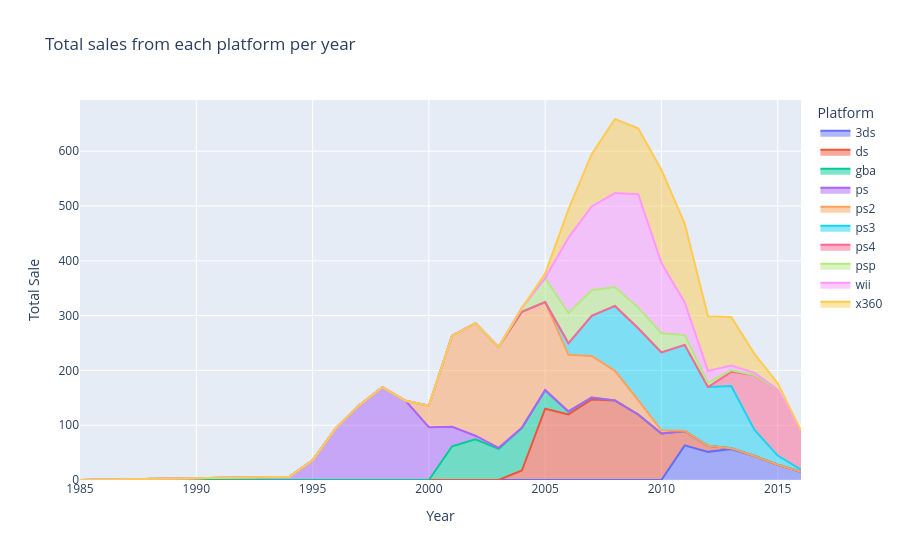

The notebook cell saved with this chart:
### Code cell
fig = px.area(platform, x="year_of_release", y="total_sales", color="platform",
               title='Total sales from each platform per year',
               labels=dict(year_of_release='Year', platform="Platform",total_sales="Total Sale" ),
               line_group="platform",
               height=500)
fig.show()

### Figure 1 — Plotly figure (JSON) as saved in the notebook; plotly's stock layout.template omitted (floating-point values rounded to 4 significant figures)
{"data": [{"fillpattern": {"shape": ""}, "hovertemplate": "Platform=3ds<br>Year=%{x}<br>Total Sale=%{y}<extra></extra>", "legendgroup": "3ds", "line": {"color": "#636efa"}, "marker": {"symbol": "circle"}, "mode": "lines", "name": "3ds", "orientation": "v", "showlegend": true, "stackgroup": "1", "type": "scatter", "x": [2011, 2012, 2013, 2014, 2015, 2016], "xaxis": "x", "y": [63.2, 51.36, 56.57, 43.76, 27.78, 15.14], "yaxis": "y"}, {"fillpattern": {"shape": ""}, "hovertemplate": "Platform=ds<br>Year=%{x}<br>Total Sale=%{y}<extra></extra>", "legendgroup": "ds", "line": {"color": "#EF553B"}, "marker": {"symbol": "circle"}, "mode": "lines", "name": "ds", "orientation": "v", "showlegend": true, "stackgroup": "1", "type": "scatter", "x": [1985, 2004, 2005, 2006, 2007, 2008, 2009, 2010, 2011, 2012, 2013], "xaxis": "x", "y": [0.02, 17.27, 130.1, 119.8, 146.9, 145.3, 119.5, 85.02, 26.18, 11.01, 1.54], "yaxis": "y"}, {"fillpattern": {"shape": ""}, "hovertemplate": "Platform=gba<br>Year=%{x}<br>Total Sale=%{y}<extra></extra>", "legendgroup": "gba", "line": {"color": "#00cc96"}, "marker": {"symbol": "circle"}, "mode": "lines", "name": "gba", "orientation": "v", "showlegend": true, "stackgroup": "1", "type": "scatter", "x": [2000, 2001, 2002, 2003, 2004, 2005, 2006, 2007], "xaxis": "x", "y": [0.07, 61.53, 74.16, 56.67, 77.91, 33.86, 5.28, 3.4], "yaxis": "y"}, {"fillpattern": {"shape": ""}, "hovertemplate": "Platform=ps<br>Year=%{x}<br>Total Sale=%{y}<extra></extra>", "legendgroup": "ps", "line": {"color": "#ab63fa"}, "marker": {"symbol": "circle"}, "mode": "lines", "name": "ps", "orientation": "v", "showlegend": true, "stackgroup": "1", "type": "scatter", "x": [1994, 1995, 1996, 1997, 1998, 1999, 2000, 2001, 2002, 2003], "xaxis": "x", "y": [6.03, 35.96, 94.7, 136.2, 169.5, 144.5, 96.37, 35.59, 6.67, 2.07], "yaxis": "y"}, {"fillpattern": {"shape": ""}, "hovertemplate": "Platform=ps2<br>Year=%{x}<br>Total Sale=%{y}<extra></extra>", "legendgroup": "ps2", "line": {"color": "#FFA15A"}, "marker": {"symbol": "circle"}, "mode": "lines", "name": "ps2", "orientation": "v", "showlegend": true, "stackgroup": "1", "type": "scatter", "x": [2000, 2001, 2002, 2003, 2004, 2005, 2006, 2007, 2008, 2009, 2010, 2011], "xaxis": "x", "y": [39.17, 166.4, 205.4, 184.3, 211.8, 160.7, 103.4, 75.99, 53.9, 26.4, 5.64, 0.45], "yaxis": "y"}, {"fillpattern": {"shape": ""}, "hovertemplate": "Platform=ps3<br>Year=%{x}<br>Total Sale=%{y}<extra></extra>", "legendgroup": "ps3", "line": {"color": "#19d3f3"}, "marker": {"symbol": "circle"}, "mode": "lines", "name": "ps3", "orientation": "v", "showlegend": true, "stackgroup": "1", "type": "scatter", "x": [2006, 2007, 2008, 2009, 2010, 2011, 2012, 2013, 2014, 2015, 2016], "xaxis": "x", "y": [20.96, 73.19, 118.5, 130.9, 142.2, 156.8, 107.4, 113.2, 47.76, 16.82, 3.6], "yaxis": "y"}, {"fillpattern": {"shape": ""}, "hovertemplate": "Platform=ps4<br>Year=%{x}<br>Total Sale=%{y}<extra></extra>", "legendgroup": "ps4", "line": {"color": "#FF6692"}, "marker": {"symbol": "circle"}, "mode": "lines", "name": "ps4", "orientation": "v", "showlegend": true, "stackgroup": "1", "type": "scatter", "x": [2013, 2014, 2015, 2016], "xaxis": "x", "y": [25.99, 100, 118.9, 69.25], "yaxis": "y"}, {"fillpattern": {"shape": ""}, "hovertemplate": "Platform=psp<br>Year=%{x}<br>Total Sale=%{y}<extra></extra>", "legendgroup": "psp", "line": {"color": "#B6E880"}, "marker": {"symbol": "circle"}, "mode": "lines", "name": "psp", "orientation": "v", "showlegend": true, "stackgroup": "1", "type": "scatter", "x": [2004, 2005, 2006, 2007, 2008, 2009, 2010, 2011, 2012, 2013, 2014, 2015], "xaxis": "x", "y": [7.06, 43.84, 55.32, 46.93, 34.55, 37.78, 35.04, 17.82, 7.69, 3.14, 0.24, 0.12], "yaxis": "y"}, {"fillpattern": {"shape": ""}, "hovertemplate": "Platform=wii<br>Year=%{x}<br>Total Sale=%{y}<extra></extra>", "legendgroup": "wii", "line": {"color": "#FF97FF"}, "marker": {"symbol": "circle"}, "mode": "lines", "name": "wii", "orientation": "v", "showlegend": true, "stackgroup": "1", "type": "scatter", "x": [2006, 2007, 2008, 2009, 2010, 2011, 2012, 2013, 2014, 2015, 2016], "xaxis": "x", "y": [137.2, 152.8, 171.3, 207.0, 128.0, 59.65, 21.71, 8.59, 3.75, 1.14, 0.18], "yaxis": "y"}, {"fillpattern": {"shape": ""}, "hovertemplate": "Platform=x360<br>Year=%{x}<br>Total Sale=%{y}<extra></extra>", "legendgroup": "x360", "line": {"color": "#FECB52"}, "marker": {"symbol": "circle"}, "mode": "lines", "name": "x360", "orientation": "v", "showlegend": true, "stackgroup": "1", "type": "scatter", "x": [2005, 2006, 2007, 2008, 2009, 2010, 2011, 2012, 2013, 2014, 2015, 2016], "xaxis": "x", "y": [8.25, 51.62, 95.41, 135.3, 120.3, 170.0, 143.8, 99.74, 88.58, 34.74, 11.96, 1.52], "yaxis": "y"}], "layout": {"autosize": true, "legend": {"title": {"text": "Platform"}, "tracegroupgap": 0}, "title": {"text": "Total sales from each platform per year"}, "xaxis": {"anchor": "y", "autorange": true, "domain": [0, 1], "range": [1985, 2016], "title": {"text": "Year"}, "type": "linear"}, "yaxis": {"anchor": "x", "autorange": true, "domain": [0, 1], "range": [0, 693.5], "title": {"text": "Total Sale"}, "type": "linear"}}}
